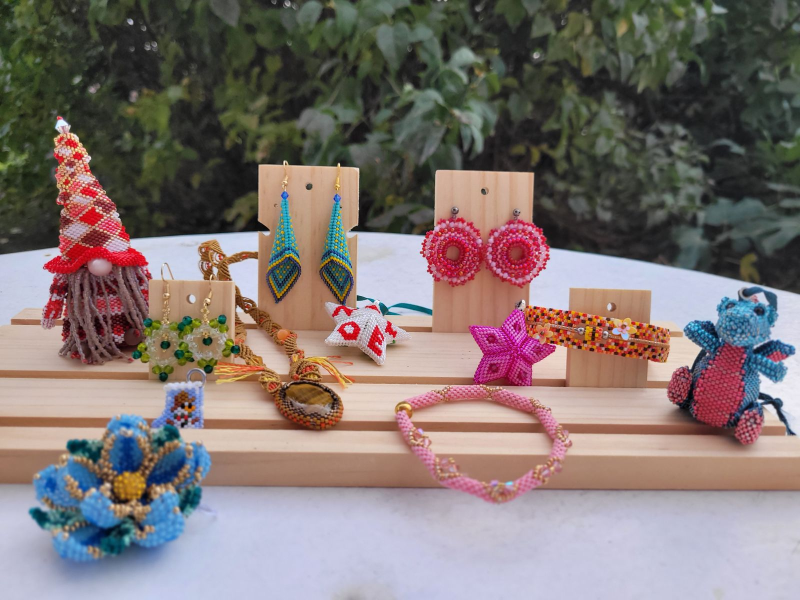
#> input picture img/accueil-creations.jpg, 1600 x 1200 px (shown at 1/2 size)
$ python -i retouche.py   (imports and definitions only)
#> lines starting #> are read from the running program, lines starting #| are printed output that depends on the picture
"""
Retouche automatique des photos de la galerie Cachanax.

  vignette(photo, choix) : prépare la 1re photo dans le passe-partout rose
  autre_photo(photo)     : corrige couleurs et lumière des photos suivantes

  choix : auto, detoure, corrige ou origine (ligne « vignette: » de infos.txt)
  Les photos d'origine ne sont jamais modifiées.
"""

import numpy as np
import cv2
from PIL import Image, ImageFilter, ImageOps
from rembg import new_session, remove

TAILLE = 1200                 # côté de la vignette, en pixels
TAILLE_TRAVAIL = 3000         # plus grand côté utilisé pour le détourage
PLACE_BIJOU = 0.70            # part du cadre occupée par le bijou détouré
CREME = np.array([250, 245, 242.0])
ROSE_PALE = np.array([249, 214, 227.0])
ROSE = np.array([212, 83, 126.0])
BORDEAUX = (75, 21, 40)

_session = None
_fond = None


# [83 lines left out: functions _masque, _balance, _lumiere, _corrige, _renforce, _nettoie, not called in this run]


def _peau(rgb):
    y = cv2.cvtColor(rgb, cv2.COLOR_RGB2YCrCb)
    return (y[..., 1] > 135) & (y[..., 1] < 172) & (y[..., 2] > 85) & (y[..., 2] < 128) & (y[..., 0] > 60)


# [24 lines left out: functions _detourage_fiable, _cadre, not called in this run]


def _interieur():
    return TAILLE - 2 * (int(TAILLE * 0.08) + int(TAILLE * 0.014))


# [5 lines left out: function _ombre, not called in this run]


def _modele(im, force=0.55):
#> called with force = 0.55
    lab = cv2.cvtColor(np.asarray(im), cv2.COLOR_RGB2LAB).astype(np.float32)
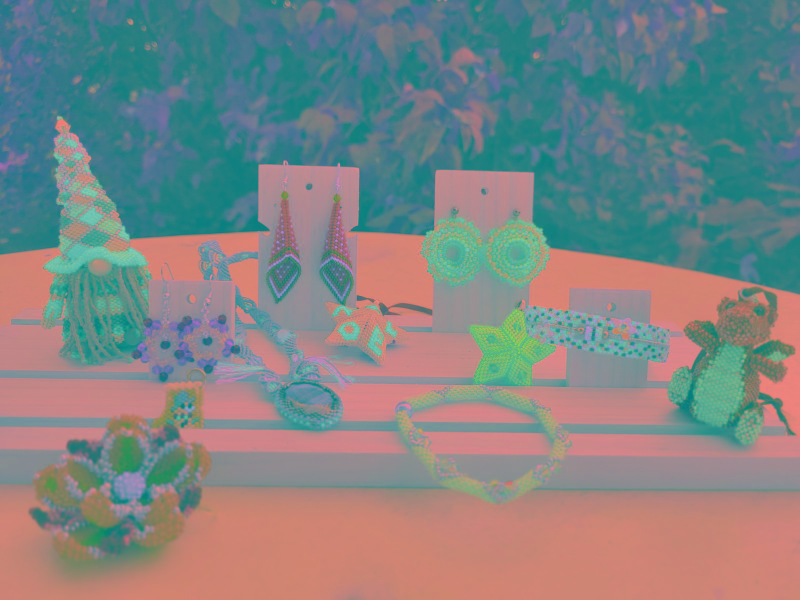
#> lab: shape (1200, 1600, 3) float32 (shown at 1/2 size); mean R, G, B 126.7, 131.8, 131.9
    L = lab[..., 0]
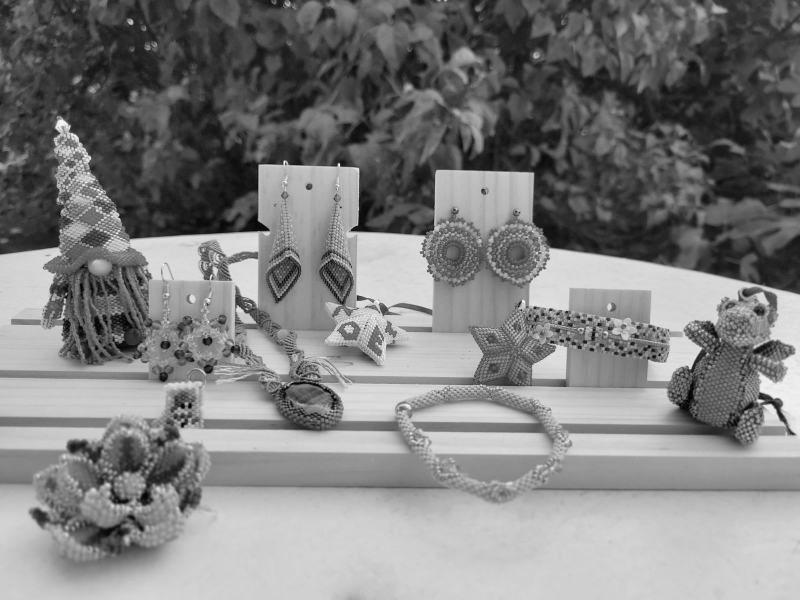
#> L: shape (1200, 1600) float32 (shown at 1/2 size); min 0, max 254, mean 126.6
    for rayon, k in ((10, force), (2.2, force * 0.45)):
        L = L + k * (L - cv2.GaussianBlur(L, (0, 0), rayon))
#> this loop made 2 passes
#> pass 1, in _modele, `L = L + k * (L - cv2.GaussianBlur(L, (0, 0), rayon))`:
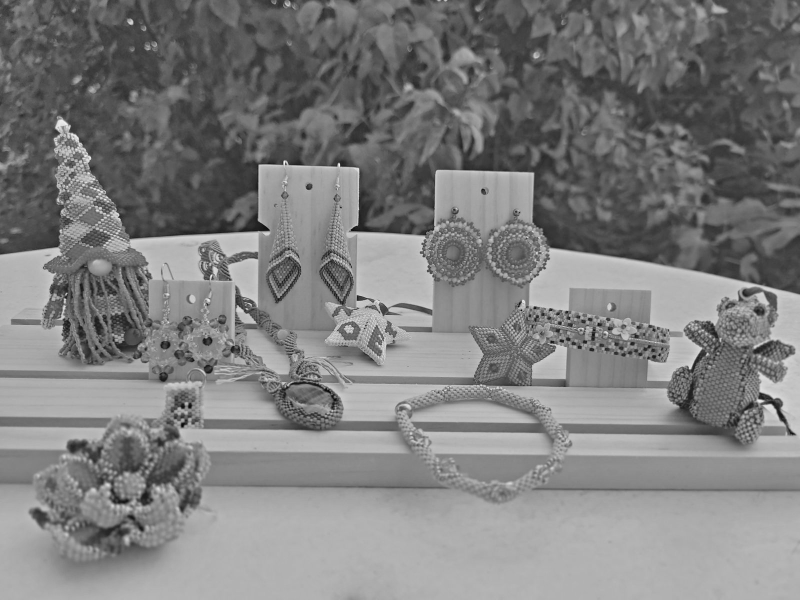
#> L: shape (1200, 1600) float32 (shown at 1/2 size); min -75.35, max 330.7, mean 126.6; drawn with min black and max white
    lab[..., 0] = np.clip(L, 0, 255)
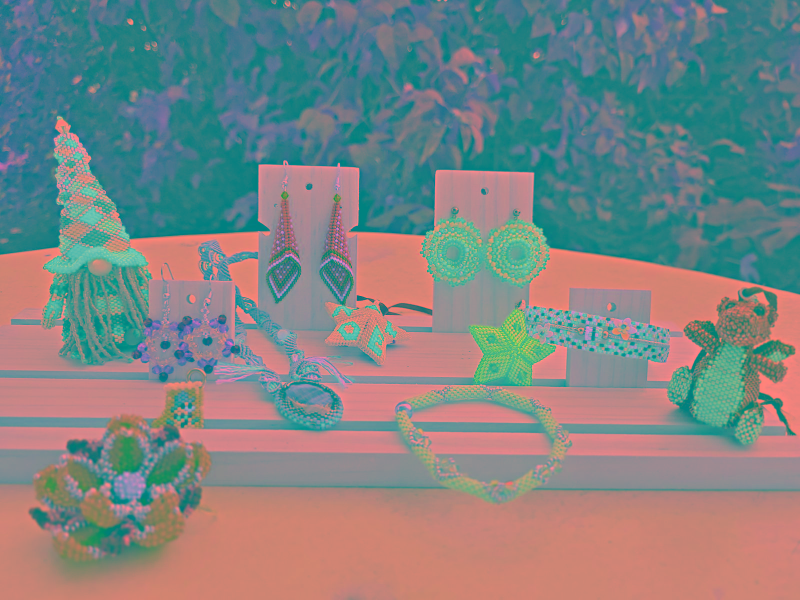
#> lab: shape (1200, 1600, 3) float32 (shown at 1/2 size); mean R, G, B 126.8, 131.8, 131.9
    return Image.fromarray(cv2.cvtColor(lab.astype(np.uint8), cv2.COLOR_LAB2RGB))
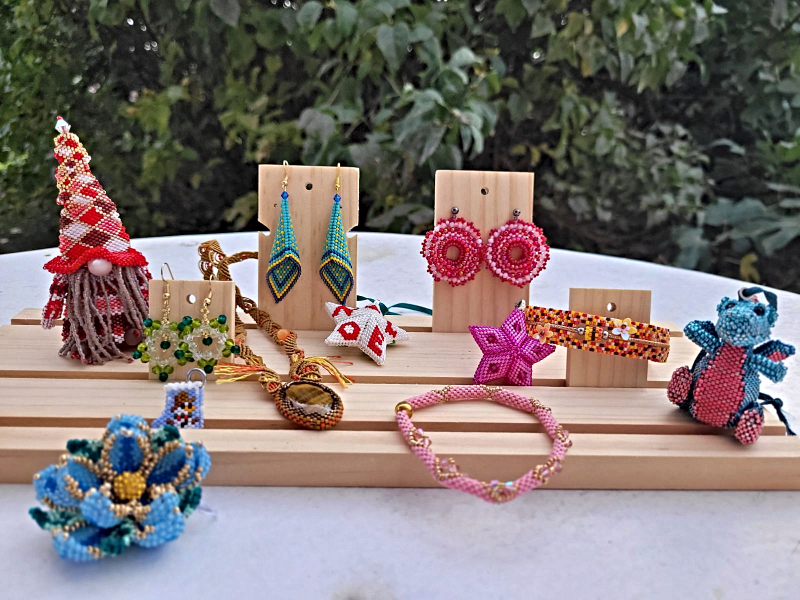
#> returned value: PIL image 1600x1200 RGB (shown at 1/2 size); mean R, G, B 128.8, 117.1, 114.5


# [53 lines left out: functions _en_detoure, _en_photo, vignette, autre_photo, not called in this run]

>>> import cv2
>>> picture = cv2.cvtColor(cv2.imread('../img/accueil-creations.jpg'), cv2.COLOR_BGR2RGB)
>>> result = _modele(picture)

$ run again, on img/ateliers-entete.jpg
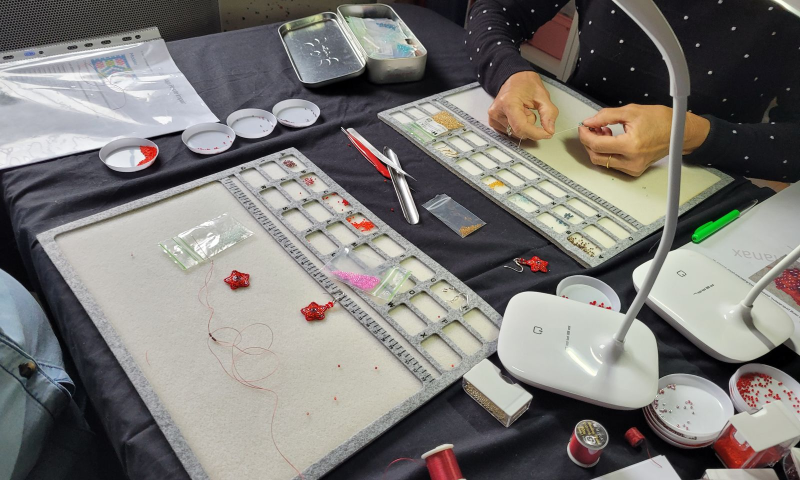
#> input picture img/ateliers-entete.jpg, 1600 x 960 px (shown at 1/2 size)
#> in _modele, `lab[..., 0] = np.clip(L, 0, 255)`:
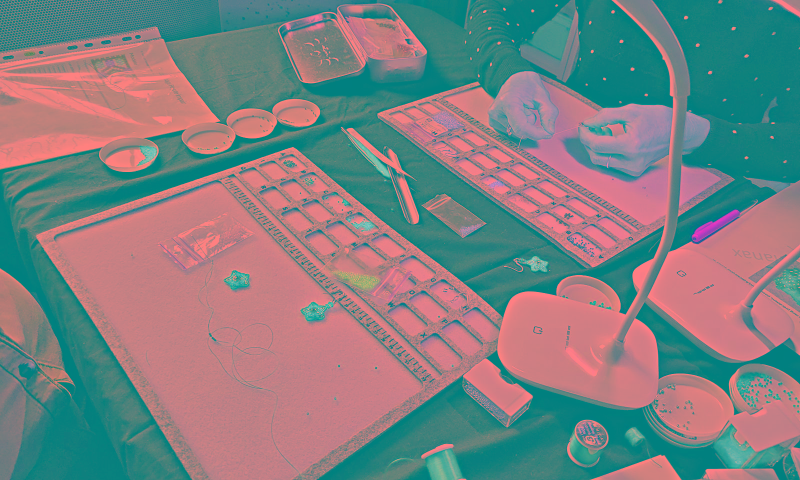
#> lab: shape (960, 1600, 3) float32 (shown at 1/2 size); mean R, G, B 127.1, 128.9, 129.6
#> in _modele, `return Image.fromarray(cv2.cvtColor(lab.astype(np.uint8), cv2.COLOR_LA..`:
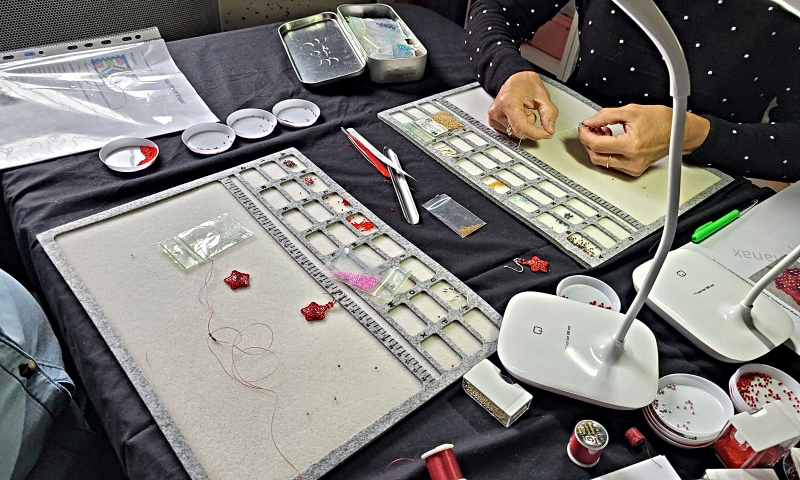
#> returned value: PIL image 1600x960 RGB (shown at 1/2 size); mean R, G, B 124.7, 122.1, 118.9

$ run again, on img/contact-decorations.jpg
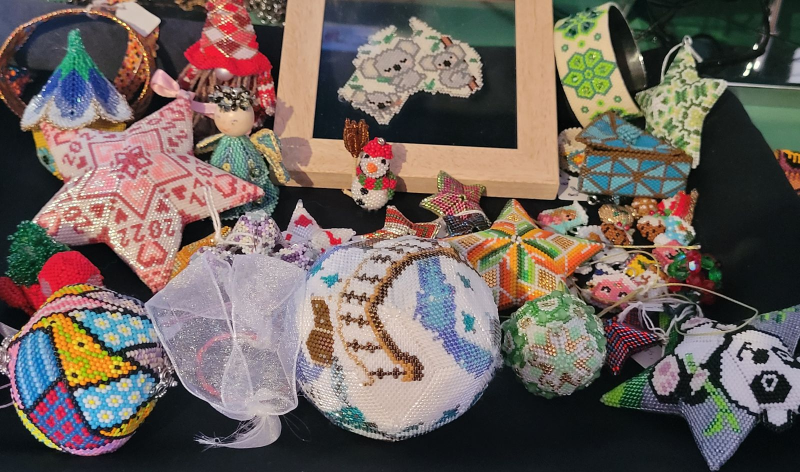
#> input picture img/contact-decorations.jpg, 1600 x 944 px (shown at 1/2 size)
#> in _modele, `lab[..., 0] = np.clip(L, 0, 255)`:
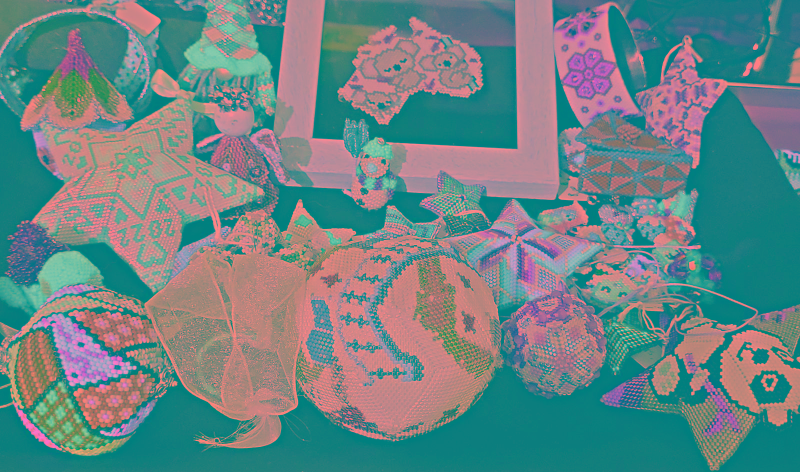
#> lab: shape (944, 1600, 3) float32 (shown at 1/2 size); mean R, G, B 108.2, 132.1, 133.9
#> in _modele, `return Image.fromarray(cv2.cvtColor(lab.astype(np.uint8), cv2.COLOR_LA..`:
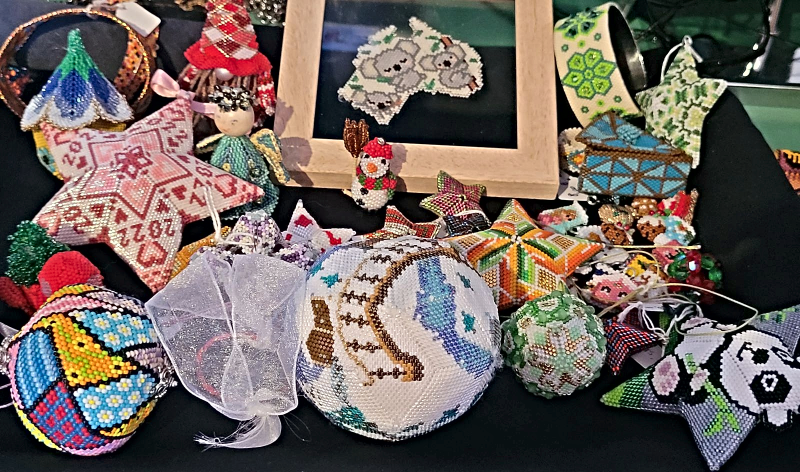
#> returned value: PIL image 1600x944 RGB (shown at 1/2 size); mean R, G, B 111.9, 100.4, 94.7

$ run again, on img/galerie-stand.jpg
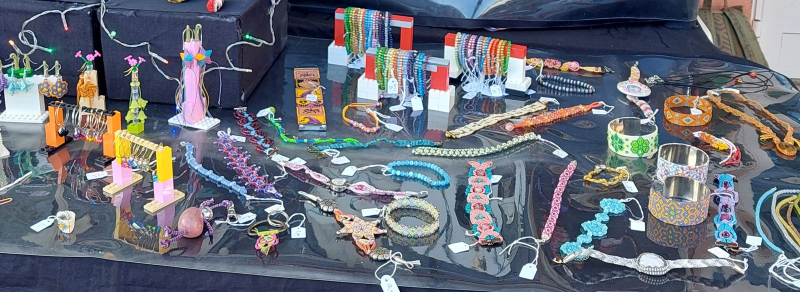
#> input picture img/galerie-stand.jpg, 1600 x 584 px (shown at 1/2 size)
#> in _modele, `lab[..., 0] = np.clip(L, 0, 255)`:
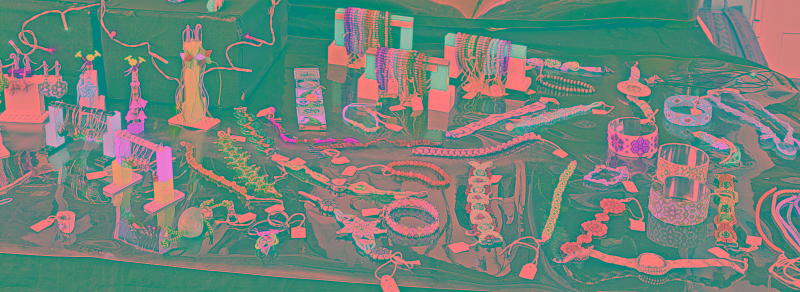
#> lab: shape (584, 1600, 3) float32 (shown at 1/2 size); mean R, G, B 114.2, 130.2, 121.4
#> in _modele, `return Image.fromarray(cv2.cvtColor(lab.astype(np.uint8), cv2.COLOR_LA..`:
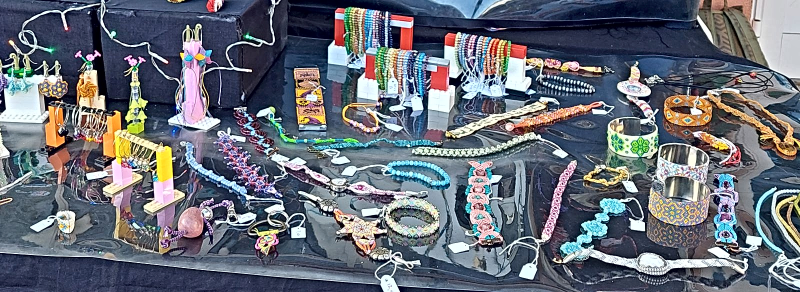
#> returned value: PIL image 1600x584 RGB (shown at 1/2 size); mean R, G, B 103.5, 108.5, 118.5
